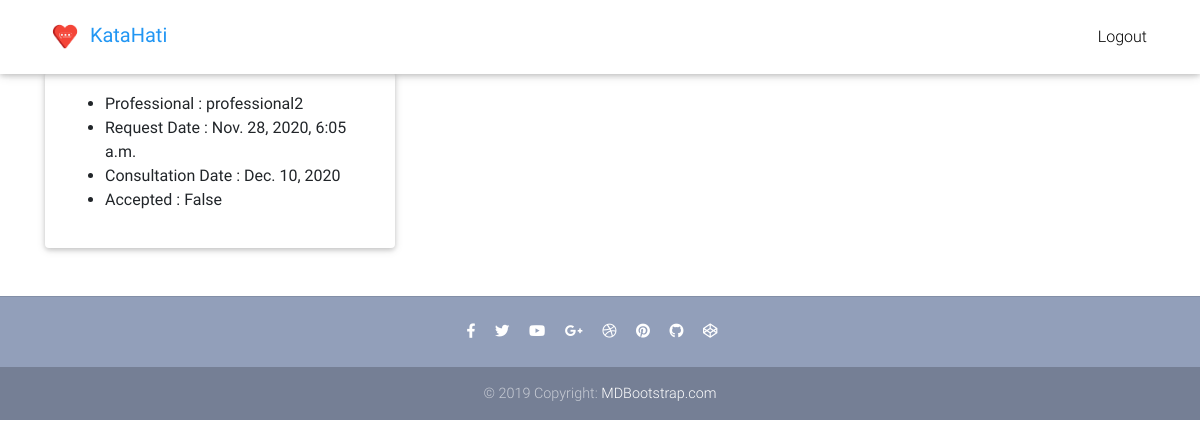
The app's page /student/request_list/ (signed in), older data.
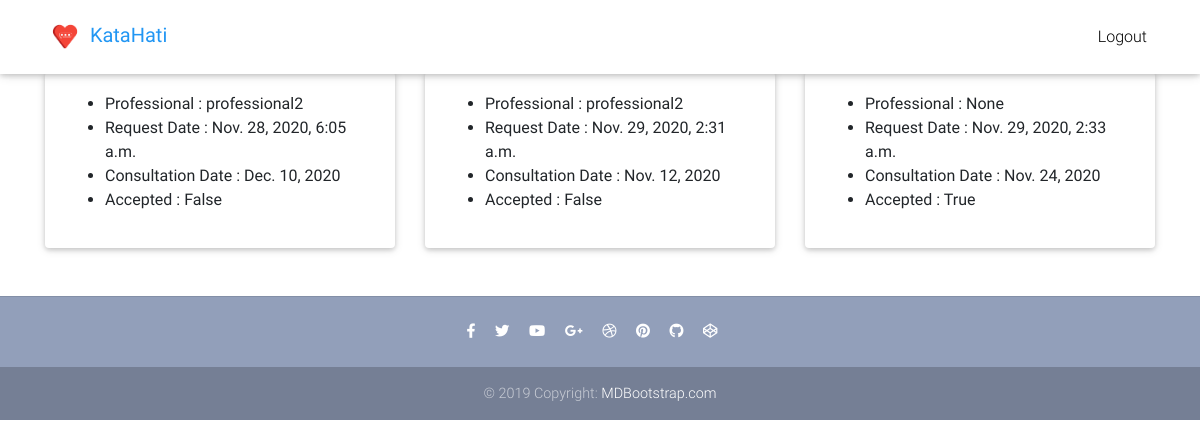
The same page, newer data.
### core/models.py (models this page shows, shortened)
class ConsultationRequest(models.Model):
    student = models.ForeignKey(
        "StudentProfile",  on_delete=models.SET_NULL, blank=True, null=True
    )
    professional = models.ForeignKey(
        "ProfessionalProfile",  on_delete=models.SET_NULL, blank=True, null=True
    )
    accepted = models.BooleanField(default=False)
    request_date = models.DateTimeField(auto_now_add=True)
    consultation_date = models.DateField(null=True)
    consultation_hour = models.CharField(null=True, max_length=20)
    category = models.ManyToManyField(CategoryChoices)
    reason = models.TextField()

class ProfessionalProfile(models.Model):
    user = models.OneToOneField(
        User, on_delete=models.CASCADE, primary_key=True)
    fullname = models.TextField(null=True)
    email = models.EmailField(null=True)
    education = models.TextField()
    speciality = models.ManyToManyField(CategoryChoices)
    available_days = models.ManyToManyField(AvailableDays)
    def __str__(self):
        return self.user.username

class User(AbstractUser):
    is_student = models.BooleanField(default=False)
    is_professional = models.BooleanField(default=False)

### core/views.py (the view)
# urls.py: path('student/request_list/', StudentRequestListView.as_view(), name="student_request_list"),
class StudentRequestListView(ListView):
    model = ConsultationRequest
    paginate_by = 10
    template_name = "student_request_list.html"
    def get_queryset(self):
        filter_val = StudentProfile.objects.filter(user=self.request.user)[0]
        new_context = ConsultationRequest.objects.filter(
            student=filter_val,
        )
        return new_context

### templates/student_request_list.html (shortened to what this page needs)
{% extends "base.html" %}
{% block content %}
<main>
  <div class="container">
    <section class="text-center mb-4">
        <div class="row wow fadeIn">
          {% for item in object_list %}
          <div class="col-lg-4 col-md-6 mb-4">
            <div class="card">
              <div class="card-body text-left">
                <ul>
                    <li>Professional : {{ item.professional }}</li>
                    <li>Request Date : {{ item.request_date }}</li>
                    <li>Consultation Date : {{ item.consultation_date}}</li>
                    <li>Accepted : {{ item.accepted }}</li>
                </ul>
              </div>
            </div>
          </div>
          {% endfor %}
        </div>
      </section>
    </div>
</main>
{% endblock content %}

Row changes from the older to the newer data that the page shows:
added ConsultationRequest: professional "professional2", request_date "Nov. 29, 2020, 2:31 a.m.", consultation_date "Nov. 12, 2020", accepted "False"
added ConsultationRequest: professional "None", request_date "Nov. 29, 2020, 2:33 a.m.", consultation_date "Nov. 24, 2020", accepted "True"
